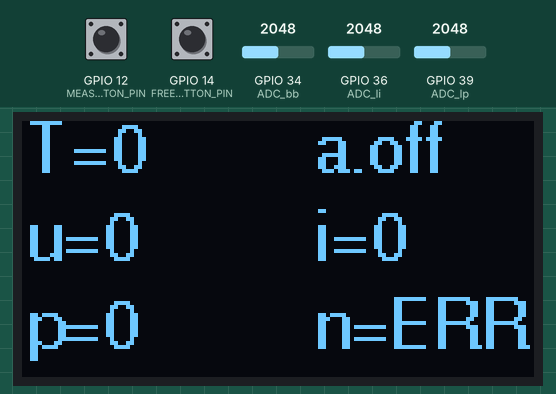
Recording of a program running on a simulated ESP32 board running MicroPython. On the bench: 128×64 one-colour display. The test bench sets the inputs (shaded band); at power-on: GPIO 12 (MEASURE_BUTTON_PIN) HIGH, GPIO 14 (FREEZE_BUTTON_PIN) HIGH, GPIO 34 (ADC_bb) = 2048, GPIO 36 (ADC_li) = 2048, GPIO 39 (ADC_lp) = 2048 (analog values on the 0–4095 scale). No radio messages arrive unless stated (any console line starting 'radio sent:' is added by the test bench); threads take turns every 2 ms; library files of the repository ran but are not shown: sh1106.py, font10.py, writer_minimal.py; what the program prints to the serial console is not drawn.

Above: at 0.4 s.

The program:

master.py
```python
####################################################################
#                         PROGRAM - MASTER
# ATTENTION! Slave's program has to run at first!
#___________________________________________________________________

from machine import Pin, ADC, SoftI2C
from time import sleep_ms
import network
import espnow
import _thread
from sh1106 import SH1106_I2C       # from sh1106.py
import font10                       # from font10.py
from writer_minimal import Writer   # from writer_minimal.py

#-------------------------------------------------------------------
#===========================   SETUP   =============================
#-------------------------------------------------------------------

# input BUTTON pin definitions
POWER_BUTTON_PIN = Pin(25, Pin.IN, Pin.PULL_UP)  # button to turn on whole amplifier set
LCD_BUTTON_PIN = Pin(26, Pin.IN, Pin.PULL_UP)    # button to turn off LCD display
FREEZE_BUTTON_PIN = Pin(14, Pin.IN, Pin.PULL_UP) # button to turn off steering at all and freeze actual positions
MEASURE_BUTTON_PIN = Pin(12, Pin.IN, Pin.PULL_UP) # button to turn off steering at all and freeze actual positions

# input BUTTON variable definitions as turned off
LCD_OFF = 0
FREEZE_OFF = 1
MEASURE_OFF = 0

# definitions of variables to check button press
lcd_first = 1
lcd_second = 1
frz_first = 1
frz_second = 1
measure_first = 1
measure_second = 1

# ADC pins definitions
ADC_bb = ADC(Pin(34))  # ADC for bass boost regulation measure
ADC_lp = ADC(Pin(39))  # ADC for low pass filter regulation measure
ADC_li = ADC(Pin(36))  # ADC for input level regulation measure

# ADC setup for full range: 3.3v
ADC_bb.atten(ADC.ATTN_11DB)
ADC_lp.atten(ADC.ATTN_11DB)
ADC_li.atten(ADC.ATTN_11DB)

# saving starting setup of potentiometers
ADC_bb_value = ADC_bb.read()
ADC_lp_value = ADC_lp.read()
ADC_li_value = ADC_li.read()

# global variables to display - also, used by second thread
temp = 0        # temperature
vol_in = 0      # input voltage
cur_in = 0      # input current
pwr_out = 0     # output power
effic = 0       # efficiency

# other global variables - not used by second thread
vol_out = 0
cur_out = 0

#-------------------------------------------------------------------
#====================   FUNCTION DEFINITIONS   =====================
#-------------------------------------------------------------------

# function of second thread - to display data without making comunication slower
def second_thread_func():
    global POWER_OFF
    global LCD_OFF
    global FREEZE_OFF
    global MEASURE_OFF
    global temp
    global vol_in
    global cur_in
    global pwr_out
    global effic

    try:
        # I2C OLED display setup
        i2c = SoftI2C(scl=Pin(22), sda=Pin(21), freq=400000)
        oled = SH1106_I2C(128, 64, i2c, None, addr=0x3C)
        font_writer = Writer(oled, font10)
        oled.fill(0)

        while True:
            if LCD_OFF:
                oled.fill(0)
                oled.show()
                sleep_ms(1000)

            else:
                oled.fill(0)

                pwr_in = vol_in*cur_in

                if(MEASURE_OFF):
                    pwr_out = vol_out * cur_out # fastest way to calculate instant power, but not accurate
                else:
                    pwr_out = vol_out           # in this situation, vol_out and cur_out are
                                                # actually mean of power, calculated by slave

                if(pwr_in):
                    effic = pwr_out/(pwr_in)*100
                else:
                    effic = 101

                # display temperature
                if temp < 100:
                    temp_str = str(round(temp, 2))
                elif temp < 300:
                    temp_str = str(round(temp, 1))
                else:
                    temp_str = 'ERR'
                font_writer.set_textpos(0, 0)
                font_writer.printstring(f'T={temp_str}')

                # display power_button and freeze mode
                if FREEZE_OFF:
                    font_writer.set_textpos(0, 72)
                    if POWER_OFF:
                        font_writer.printstring('a.off')
                    else:
                        font_writer.printstring('a.ON')
                else:
                    if POWER_OFF:
                        font_writer.set_textpos(3, 72)
                        font_writer.printstring('a.off')
                        font_writer.set_textpos(3, 113)
                        font_writer.printstring('fr')
                        oled.line(68, 0, 68, 18, 255)
                        oled.line(125, 0, 125, 18, 255)
                        oled.line(68, 18, 125, 18, 255)
                        oled.line(68, 0, 125, 0, 255)
                    else:
                        font_writer.set_textpos(3, 72)
                        font_writer.printstring('a.ON')
                        font_writer.set_textpos(3, 113)
                        font_writer.printstring('fr')
                        oled.line(68, 0, 68, 18, 255)
                        oled.line(125, 0, 125, 18, 255)
                        oled.line(68, 18, 125, 18, 255)
                        oled.line(68, 0, 125, 0, 255)

                # display input voltage
                if vol_in < 25:
                    vol_in_str = str(round(vol_in, 2))
                else:
                    vol_in_str = 'ERR'

                font_writer.set_textpos(22, 0)
                font_writer.printstring(f'u={vol_in_str}')

                # display input current
                if cur_in < 100:
                    cur_in_str = str(round(cur_in, 2))
                else:
                    cur_in_str = 'ERR'
                font_writer.set_textpos(22, 72)
                font_writer.printstring(f'i={cur_in_str}')

                # display output power
                if pwr_out < 1000:
                    pwr_out_str = str(round(pwr_out, 1))
                elif pwr_out < 10000:
                    pwr_out_str = str(round(pwr_out, 0))
                else:
                    pwr_out_str = 'ERR'
                font_writer.set_textpos(44, 0)
                font_writer.printstring(f'p={pwr_out_str}')

                # display efficiency
                if effic < 100:
                    effic_str = str(round(effic, 1))
                else:
                    effic_str = 'ERR'
                font_writer.set_textpos(44, 72)
                font_writer.printstring(f'n={effic_str}')

                oled.show()
                sleep_ms(200)

    except (KeyboardInterrupt, Exception) as e:
        oled.text("caught exception {} {}".format(type(e).__name__, e), 0, 0)
        if exit_thread_sig:
            _thread.exit()


#-------------------------------------------------------------------
##########################   MAIN LOOP   ###########################
#-------------------------------------------------------------------
# ATTENTION! Master's program has to run at least 200 ms later than slave
# more ms set for safety
sleep_ms(300)

# ESP-Now setup
w0 = network.WLAN(network.STA_IF)
w0.active(True)
w0.config(mac = b'\xaa\xaa\xaa\xaa\xaa\xab')
e = espnow.ESPNow()
e.init()
peer = b'\xaa\xaa\xaa\xaa\xaa\xaa'   # MAC address of peer's wifi interface
e.add_peer(peer)

# starting second thread
exit_thread_sig = False
_thread.start_new_thread(second_thread_func, ())

on_duty = True

while on_duty:

    POWER_OFF = POWER_BUTTON_PIN.value()
    lcd_first = LCD_BUTTON_PIN.value()
    frz_first = FREEZE_BUTTON_PIN.value()
    measure_first = MEASURE_BUTTON_PIN.value()

    # 1. ADC MEASURE
    if FREEZE_OFF:
        ADC_bb_value = ADC_bb.read()
        ADC_lp_value = ADC_lp.read()
        ADC_li_value = ADC_li.read()

    # 2. ADC DATA PROCESSING
    bb_duty = int(30 + ADC_bb_value/4095*100)   # duty from 30 to 130
    lp_duty = int(30 + ADC_lp_value/4095*100)   # corresponding to servo
    li_duty = int(30 + ADC_li_value/4095*100)   # angle 0-180 deg

    # PREPARING DATA TO SEND
    controll_sum = bb_duty + lp_duty + li_duty + int(not POWER_OFF) + int(not MEASURE_OFF)
    msg_string = str(controll_sum) +'&'+ str(int(not POWER_OFF)) +'&'+ str(bb_duty) +'&'+ str(lp_duty) +'&'+ str(li_duty) +'&'+ str(int(not MEASURE_OFF))

    # 3. SENDING MASTER'S DATA
    e.send(peer, msg_string, True)

    # 4. RECEIVING SLAVE'S DATA
    host, msg = e.irecv()
    if msg:             # msg == None if timeout in irecv()
        # processing received data
        msg_string = msg.decode("utf-8")
        rcv_list = msg_string.split("&")

        # received data validation
        if(len(rcv_list) < 6): continue    # the message shouldn't contain less than 6 elements:
                                           # controll_sum, vol_in, vol_out, cur_in, cur_out, temp
        controll_sum = 0
        for i in range(1, len(rcv_list), 1):
            controll_sum += float(rcv_list[i])

        if((controll_sum - float(rcv_list[0]) >= 1) or controll_sum - float(rcv_list[0]) <= -1):
            continue   # comparing calculated sum with received controll sum

        # setting received variables
        vol_in  = float(rcv_list[1])
        vol_out = float(rcv_list[2])
        cur_in  = float(rcv_list[3])
        cur_out = float(rcv_list[4])
        temp    = float(rcv_list[5])

    sleep_ms(1)

    # checking the state of button pins and reacting
    lcd_second = LCD_BUTTON_PIN.value()
    frz_second = FREEZE_BUTTON_PIN.value()
    measure_second = POWER_BUTTON_PIN.value()

    if(lcd_first and not lcd_second):
        LCD_OFF = not LCD_OFF
    if(frz_first and not frz_second):
        FREEZE_OFF = not FREEZE_OFF
    if(measure_first and not measure_second):
        MEASURE_OFF = not MEASURE_OFF

# after program ends
e.send("end")
```
